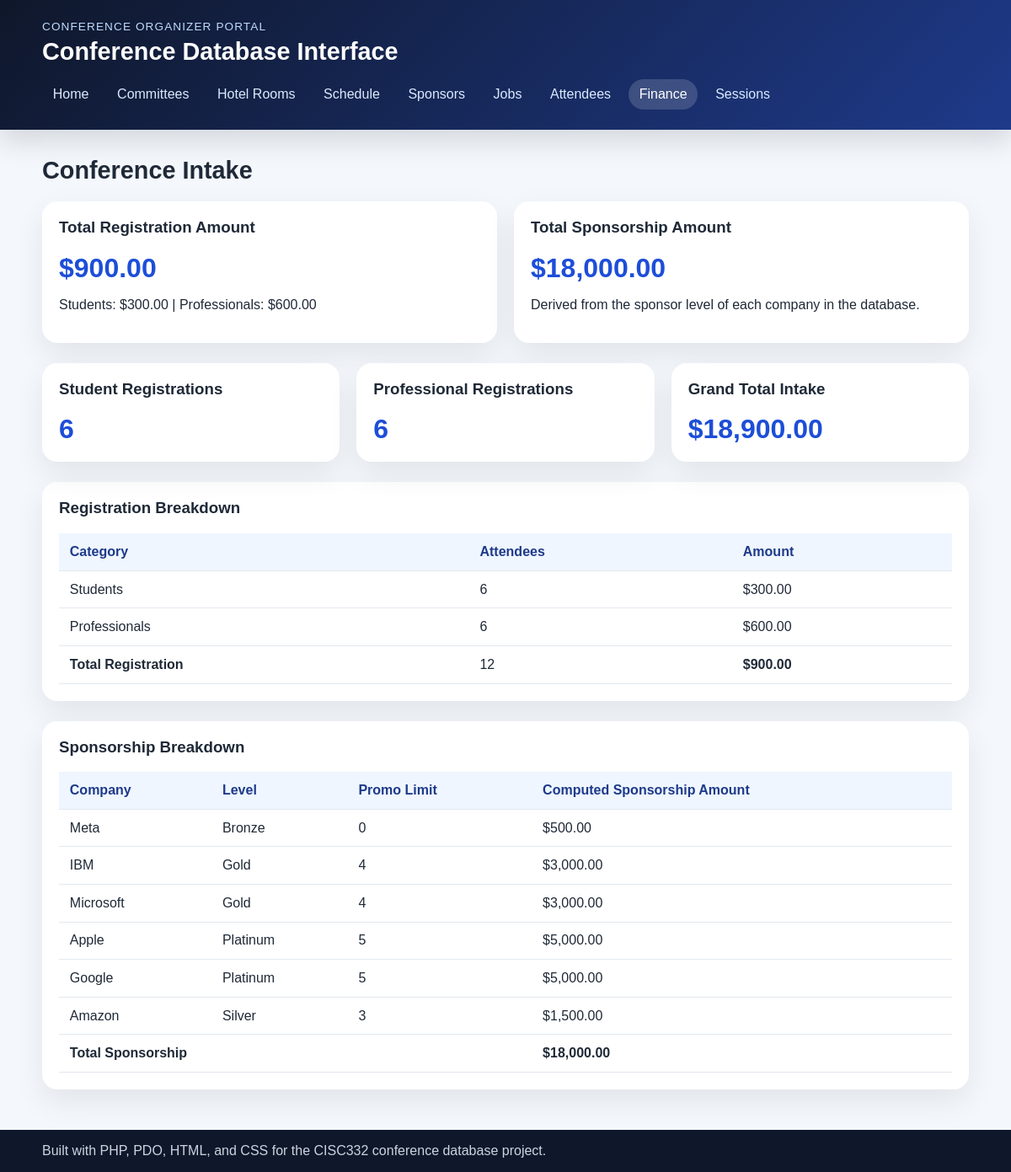
Screenshot of /finance.php with the database file from the repository.
### tables this page shows
CREATE TABLE Company (
    CompName VARCHAR(100) PRIMARY KEY,
    SponsorLevel VARCHAR(50) NOT NULL,
    PromoLimit INT NOT NULL
);

### db.php (called while the page is built, shortened)
<?php
function db(): PDO
{
    static $pdo = null;
    if ($pdo instanceof PDO) {
        return $pdo;
    }
    $customDsn = getenv('DB_DSN');
    $driver = getenv('DB_DRIVER') ?: 'mysql';
    $host = getenv('DB_HOST') ?: '127.0.0.1';
    $port = getenv('DB_PORT') ?: '3306';
    $database = getenv('DB_NAME') ?: 'conferenceDB';
    $charset = getenv('DB_CHARSET') ?: 'utf8mb4';
    $username = getenv('DB_USER') ?: 'root';
    $password = getenv('DB_PASS');
    if ($password === false) {
        $password = '';
    }
    if ($customDsn !== false && $customDsn !== '') {
        $dsn = $customDsn;
    } else {
        $dsn = sprintf(
            '%s:host=%s;port=%s;dbname=%s;charset=%s',
            $driver,
            $host,
            $port,
            $database,
            $charset
        );
    }
    $pdo = new PDO(
        $dsn,
        $username,
        $password,
        [
            PDO::ATTR_ERRMODE => PDO::ERRMODE_EXCEPTION,
            PDO::ATTR_DEFAULT_FETCH_MODE => PDO::FETCH_ASSOC,
            PDO::ATTR_EMULATE_PREPARES => false,
        ]
    );
    return $pdo;
}

### finance.php (the view, shortened to what this page needs)
<?php
require_once __DIR__ . '/helpers.php';
$studentSummary = fetch_one_row(
    'SELECT COUNT(*) AS attendee_count, COALESCE(SUM(Fee), 0) AS total_fee FROM Student'
) ?? ['attendee_count' => 0, 'total_fee' => 0];
$professionalSummary = fetch_one_row(
    'SELECT COUNT(*) AS attendee_count, COALESCE(SUM(Fee), 0) AS total_fee FROM Professional'
) ?? ['attendee_count' => 0, 'total_fee' => 0];
$companyBreakdown = fetch_all_rows(
    'SELECT CompName, SponsorLevel, PromoLimit
     FROM Company
     ORDER BY SponsorLevel, CompName'
);
$sponsorshipTotal = 0.0;
foreach ($companyBreakdown as &$company) {
    $company['SponsorAmount'] = level_to_amount($company['SponsorLevel']);
    $sponsorshipTotal += $company['SponsorAmount'];
}
$studentTotal = (float) $studentSummary['total_fee'];
$professionalTotal = (float) $professionalSummary['total_fee'];
$registrationTotal = $studentTotal + $professionalTotal;
$grandTotal = $registrationTotal + $sponsorshipTotal;
?>
<section class="grid grid-2">
    <article class="stat-card">
        <h3>Total Registration Amount</h3>
        <p class="stat-number"><?php echo e(money_format_local($registrationTotal)); ?></p>
        <p>Students: <?php echo e(money_format_local($studentTotal)); ?> | Professionals: <?php echo e(money_format_local($professionalTotal)); ?></p>
    </article>
    <article class="stat-card">
        <h3>Total Sponsorship Amount</h3>
        <p class="stat-number"><?php echo e(money_format_local($sponsorshipTotal)); ?></p>
        <p>Derived from the sponsor level of each company in the database.</p>
    </article>
</section>
<section class="grid grid-3" style="margin-top: 1.5rem;">
    <article class="stat-card">
        <h3>Student Registrations</h3>
        <p class="stat-number"><?php echo e((string) $studentSummary['attendee_count']); ?></p>
    </article>
    <article class="stat-card">
        <h3>Professional Registrations</h3>
        <p class="stat-number"><?php echo e((string) $professionalSummary['attendee_count']); ?></p>
    </article>
    <article class="stat-card">
        <h3>Grand Total Intake</h3>
        <p class="stat-number"><?php echo e(money_format_local($grandTotal)); ?></p>
    </article>
</section>
<section class="table-card" style="margin-top: 1.5rem;">
    <h3>Registration Breakdown</h3>
    <div class="table-wrap">
        <table>
            <thead>
                <tr>
                    <th>Category</th>
                    <th>Attendees</th>
                    <th>Amount</th>
                </tr>
            </thead>
            <tbody>
                <tr>
                    <td>Students</td>
                    <td><?php echo e((string) $studentSummary['attendee_count']); ?></td>
                    <td><?php echo e(money_format_local($studentTotal)); ?></td>
                </tr>
                <tr>
                    <td>Professionals</td>
                    <td><?php echo e((string) $professionalSummary['attendee_count']); ?></td>
                    <td><?php echo e(money_format_local($professionalTotal)); ?></td>
                </tr>
                <tr>
                    <td><strong>Total Registration</strong></td>
                    <td><?php echo e((string) ((int) $studentSummary['attendee_count'] + (int) $professionalSummary['attendee_count'])); ?></td>
                    <td><strong><?php echo e(money_format_local($registrationTotal)); ?></strong></td>
                </tr>
            </tbody>
        </table>
    </div>
</section>
<section class="table-card" style="margin-top: 1.5rem;">
    <h3>Sponsorship Breakdown</h3>
    <?php if ($companyBreakdown === []): ?>
        <p class="empty-state">No sponsoring companies are available.</p>
    <?php else: ?>
        <div class="table-wrap">
            <table>
                <thead>
                    <tr>
                        <th>Company</th>
                        <th>Level</th>
                        <th>Promo Limit</th>
                        <th>Computed Sponsorship Amount</th>
                    </tr>
                </thead>
                <tbody>
                    <?php foreach ($companyBreakdown as $company): ?>
                        <tr>
                            <td><?php echo e($company['CompName']); ?></td>
                            <td><?php echo e($company['SponsorLevel']); ?></td>
                            <td><?php echo e((string) $company['PromoLimit']); ?></td>
                            <td><?php echo e(money_format_local((float) $company['SponsorAmount'])); ?></td>
                        </tr>
                    <?php endforeach; ?>
                    <tr>
                        <td colspan="3"><strong>Total Sponsorship</strong></td>
                        <td><strong><?php echo e(money_format_local($sponsorshipTotal)); ?></strong></td>
                    </tr>
                </tbody>
            </table>
        </div>
    <?php endif; ?>
</section>

### style.css (style rules this page uses)
* { box-sizing: border-box; }
body { margin: 0; font-family: Arial, Helvetica, sans-serif; background: #f4f7fb; color: #1f2937; }
.grid { display: grid; gap: 1.25rem; }
.grid-2 { grid-template-columns: repeat(2, minmax(0, 1fr)); }
.grid-3 { grid-template-columns: repeat(3, minmax(0, 1fr)); }
.card, .form-card, .table-card, .stat-card { background: #ffffff; border-radius: 18px; padding: 1.25rem; box-shadow: 0 14px 35px rgba(15, 23, 42, 0.08); }
.card h3, .form-card h3, .table-card h3, .stat-card h3 { margin-top: 0; }
.table-wrap { overflow-x: auto; }
table { width: 100%; border-collapse: collapse; }
th, td { padding: 0.8rem; border-bottom: 1px solid #e2e8f0; text-align: left; }
th { background: #eff6ff; color: #1e3a8a; }
.stat-number { font-size: 2rem; font-weight: bold; color: #1d4ed8; margin: 0.2rem 0 0; }

### rows the page displays
company: CompName "Meta", SponsorLevel "Bronze", PromoLimit "0", SponsorAmount "$500.00"
company: CompName "IBM", SponsorLevel "Gold", PromoLimit "4", SponsorAmount "$3,000.00"
company: CompName "Microsoft", SponsorLevel "Gold", PromoLimit "4", SponsorAmount "$3,000.00"
company: CompName "Apple", SponsorLevel "Platinum", PromoLimit "5", SponsorAmount "$5,000.00"
company: CompName "Google", SponsorLevel "Platinum", PromoLimit "5", SponsorAmount "$5,000.00"
company: CompName "Amazon", SponsorLevel "Silver", PromoLimit "3", SponsorAmount "$1,500.00"

### other values shown
$label "Home"
$label "Committees"
$label "Hotel Rooms"
$label "Schedule"
$label "Sponsors"
$label "Jobs"
$label "Attendees"
$label "Finance"
$label "Sessions"
$title "Conference Intake"
money_format_local($registrationTotal) "$900.00"
money_format_local($studentTotal) "$300.00"
money_format_local($professionalTotal) "$600.00"
money_format_local($sponsorshipTotal) "$18,000.00"
$studentSummary['attendee_count'] "6"
